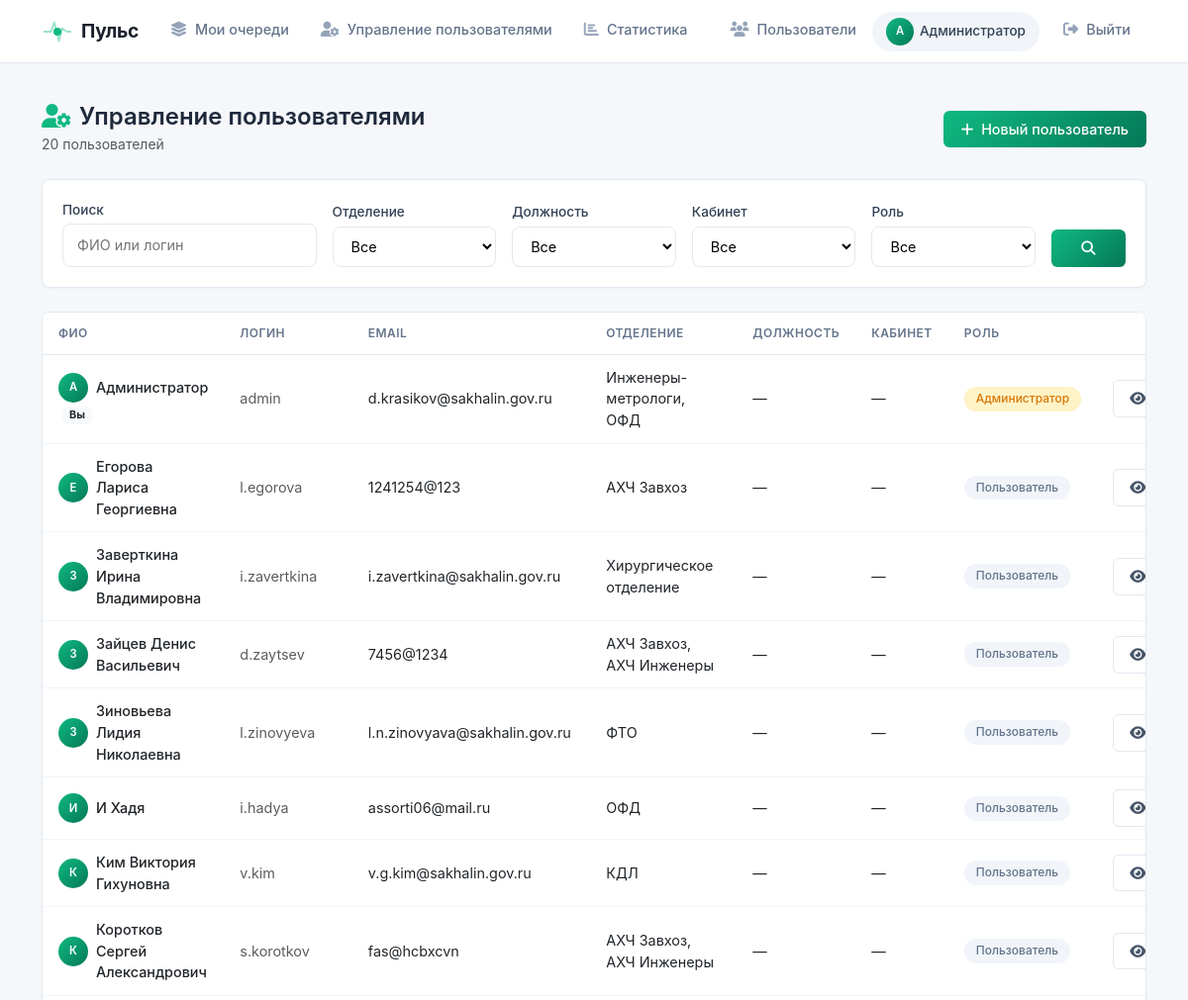
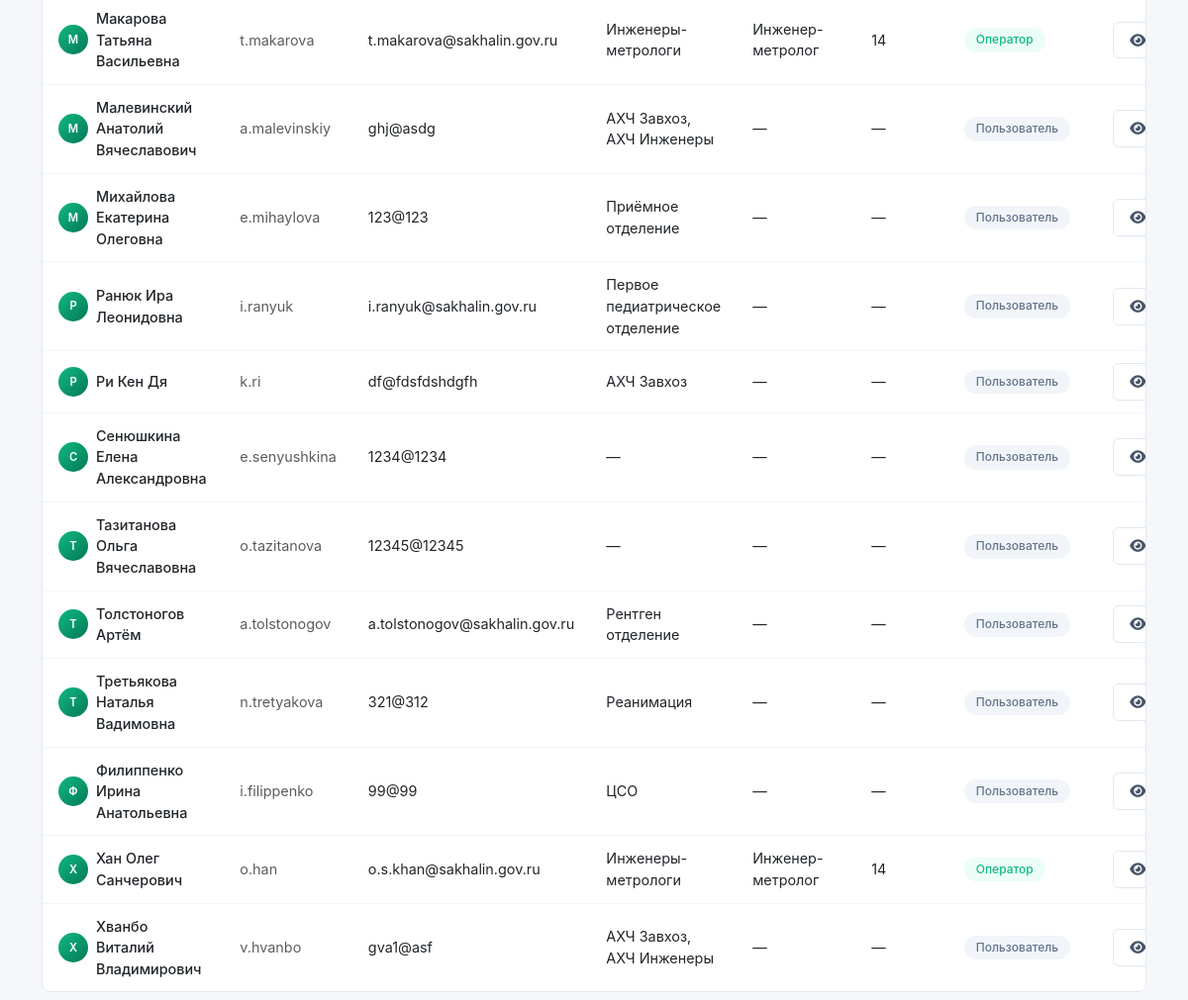
The app's page /admin/users (signed in) with its own data (2 pictures, top to bottom).
### models.py (models this page shows, shortened)
class User(UserMixin, db.Model):
    id = db.Column(db.Integer, primary_key=True)
    username = db.Column(db.String(80), unique=True, nullable=False)
    password = db.Column(db.String(200), nullable=False)
    full_name = db.Column(db.String(300), nullable=True)
    email = db.Column(db.String(120), unique=True, nullable=False)
    phone = db.Column(db.String(20), nullable=True)
    department = db.Column(db.String(200), nullable=True)
    position = db.Column(db.String(200), nullable=True)
    office = db.Column(db.String(50), nullable=True)
    role = db.Column(db.Integer, default=1)
    created_at = db.Column(db.DateTime, default=datetime.now(tz))
    notify_email = db.Column(db.Boolean, default=True)
    queues = db.relationship('Queue', secondary='user_queue', back_populates='members')
    admin_queues = db.relationship('Queue', secondary='queue_admins', back_populates='admins')
    assigned_tickets = db.relationship('Ticket', secondary='ticket_assignees', back_populates='assignees')
    created_tickets = db.relationship('Ticket', foreign_keys='Ticket.created_by_id', backref='creator')
    allowed_queues = db.relationship(
        'Queue',
        secondary='queue_links',
        primaryjoin='Queue.id == queue_links.c.queue_from',
        secondaryjoin='Queue.id == queue_links.c.queue_to',
        backref='allowed_by_queues'
    )
    bookings = db.relationship('Booking', backref='user', lazy=True)
    @property
    def department(self):
        return ', '.join(q.name for q in self.queues)

class Queue(db.Model):
    id = db.Column(db.Integer, primary_key=True)
    name = db.Column(db.String(100), nullable=False, unique=True)
    description = db.Column(db.Text, nullable=True)
    is_active = db.Column(db.Boolean, default=True)
    queue_type = db.Column(db.String(50), default='default')
    created_at = db.Column(db.DateTime, default=datetime.now(tz))
    created_by_id = db.Column(db.Integer, db.ForeignKey('user.id'))
    mail = db.Column(db.Text,default = None)
    admins = db.relationship('User', secondary='queue_admins', back_populates='admin_queues')
    members = db.relationship('User', secondary='user_queue', back_populates='queues')
    tickets = db.relationship('Ticket', backref='queue', lazy=True)
    cars = db.relationship('Car', backref='queue', lazy=True)
    created_by = db.relationship('User', foreign_keys=[created_by_id])

### core/user_mgmt.py (the view, shortened to what this page needs)
@user_mgmt_bp.route('/admin/users')
@login_required
def admin_users():
    if not current_user.role == 0:
        abort(403)
    print(request.args)
    query = User.query
    search = request.args.get('search', '').strip()
    department = request.args.get('department', '').strip()
    position = request.args.get('position', '').strip()
    office = request.args.get('office', '').strip()
    role = request.args.get('role', '').strip()
    if department:
        query = query.filter(User.department == department)
    if position:
        query = query.filter(User.position == position)
    if office:
        query = query.filter(User.office == office)
    if role == 'admin':
        query = query.filter(User.role == 0)
    elif role == 'client':
        query = query.filter(User.role == 1)
    elif role == 'operator':
        query = query.filter(User.role == 2)
    users = query.order_by(User.full_name).all()
    departments = sorted(set(u.department for u in User.query.all() if u.department))
    positions = sorted(set(u.position for u in User.query.all() if u.position))
    offices = sorted(set(u.office for u in User.query.all() if u.office))
    return render_template('admin_users.html',
                         users=users,
                         departments=departments,
                         positions=positions,
                         offices=offices)

### templates/admin_users.html (shortened to what this page needs)
{% extends "base.html" %}
{% block content %}
<div class="d-flex justify-content-between align-items-center mb-4">
    <div>
        <h4 class="mb-0 fw-semibold">
            <i class="fas fa-user-cog me-2" style="color: var(--primary);"></i>Управление пользователями
        </h4>
        <span class="text-muted small">{{ users|length }} пользователей</span>
    </div>
    <a href="{{ url_for('user_mgmt.admin_user_create') }}" class="btn btn-primary-gradient">
        <i class="fas fa-plus me-1"></i> Новый пользователь
    </a>
</div>
<div class="card-modern mb-4 animate-fade-in">
    <div class="card-body">
        <form method="GET" action="{{ url_for('user_mgmt.admin_users') }}" class="row g-3 align-items-end">
            <div class="col-md-3">
                <label class="form-label-modern small">Поиск</label>
                <input type="text" class="form-control-modern" name="search" value="{{ request.args.get('search', '') }}" placeholder="ФИО или логин">
            </div>
            <div class="col-md-2">
                <label class="form-label-modern small">Отделение</label>
                <select class="form-select-modern" name="department">
                    <option value="">Все</option>
                </select>
            </div>
            <div class="col-md-2">
                <label class="form-label-modern small">Должность</label>
                <select class="form-select-modern" name="position">
                    <option value="">Все</option>
                </select>
            </div>
            <div class="col-md-2">
                <label class="form-label-modern small">Кабинет</label>
                <select class="form-select-modern" name="office">
                    <option value="">Все</option>
                </select>
            </div>
            <div class="col-md-2">
                <label class="form-label-modern small">Роль</label>
                <select class="form-select-modern" name="role">
                    <option value="">Все</option>
                </select>
            </div>
            <div class="col-md-1">
                <button type="submit" class="btn btn-primary-gradient w-100">
                    <i class="fas fa-search"></i>
                </button>
            </div>
        </form>
    </div>
</div>
{% if users %}
    <div class="table-modern animate-fade-in">
        <table class="table mb-0">
            <thead>
                <tr>
                    <th>ФИО</th>
                    <th>Логин</th>
                    <th>Email</th>
                    <th>Отделение</th>
                    <th>Должность</th>
                    <th>Кабинет</th>
                    <th>Роль</th>
                    <th></th>
                </tr>
            </thead>
            <tbody>
                {% for user in users %}
                    <tr>
                        <td>
                            <div class="d-flex align-items-center gap-2">
                                <span class="avatar-sm-admin" style="background: linear-gradient(135deg, #10b981 0%, #047857 100%);">
                                    {{ user.full_name[0]|upper if user.full_name else user.username[0]|upper }}
                                </span>
                                <a href="{{ url_for('user_profile', user_id=user.id) }}" class="fw-medium text-dark">
                                    {{ user.full_name or '—' }}
                                </a>
                            </div>
                            {% if user.id == current_user.id %}
                                <span class="badge bg-light text-dark border-0 ms-1">Вы</span>
                            {% endif %}
                        </td>
                        <td><span class="text-muted">{{ user.username }}</span></td>
                        <td>{{ user.email }}</td>
                        <td>{{ user.department or '—' }}</td>
                        <td>{{ user.position or '—' }}</td>
                        <td>{{ user.office or '—' }}</td>
                        <td>
                            {% if user.role == 0 %}
                                <span class="badge-status badge-status-work">Администратор</span>
                            {% elif user.role == 2 %}
                                <span class="badge-status badge-status-new">Оператор</span>
                            {% else  %}
                                <span class="badge-status badge-status-other">Пользователь</span>
                            {% endif %}
                        </td>
                        <td>
                            <div class="d-flex gap-1">
                                <a href="{{ url_for('user_profile', user_id=user.id) }}" class="btn btn-outline-modern btn-sm" title="Просмотр">
                                    <i class="fas fa-eye"></i>
                                </a>
                            </div>
                        </td>
                    </tr>
                {% endfor %}
            </tbody>
        </table>
    </div>
{% endif %}
{% endblock %}

### templates/base.html (shortened to what this page needs)
<!DOCTYPE html>
<html lang="ru">
<head>
    <link href="https://cdn.jsdelivr.net/npm/bootstrap@5.3.0/dist/css/bootstrap.min.css" rel="stylesheet">
    <link href="https://cdnjs.cloudflare.com/ajax/libs/font-awesome/6.4.0/css/all.min.css" rel="stylesheet">
    <link rel="stylesheet" href="{{ url_for('static', filename='style.css') }}">
    <link href="https://cdn.quilljs.com/1.3.6/quill.snow.css" rel="stylesheet">
</head>
<body>
    <nav class="navbar navbar-expand-lg navbar-custom">
        <div class="container">
            <a class="navbar-brand" href="{{ url_for('index') }}">
                <span class="logo-pulse">
                    <span class="pulse-icon">
                        <span class="pulse-dot"></span>
                    </span>
                    Пульс
                </span>
            </a>
            <div class="collapse navbar-collapse" id="navbarNav">
                <ul class="navbar-nav me-auto">
                    {% if current_user.is_authenticated and current_user.admin_queues %}
                        <li class="nav-item">
                            <a class="nav-link {{ 'active' if request.endpoint == 'my_queues' }}" href="{{ url_for('my_queues.my_queues') }}">
                                <i class="fas fa-layer-group"></i> Мои очереди
                            </a>
                        </li>
                    {% endif %}
                    {% if current_user.is_authenticated and current_user.role == 0 %}
                        <li class="nav-item dropdown">
                            <a class="nav-link {{ 'active' if request.endpoint == 'admin_users' }}" href="{{ url_for('user_mgmt.admin_users') }}">
                                <i class="fas fa-user-cog"></i> Управление пользователями
                            </a>
                        </li>
                        <li class="nav-item">
                            <a class="nav-link {{ 'active' if request.endpoint == 'statistics' }}" href="{{ url_for('statistics.statistics') }}">
                                <i class="fas fa-chart-bar"></i> Статистика
                            </a>
                        </li>
                    {% endif %}
                </ul>
                <ul class="navbar-nav align-items-center">
                    {% if current_user.is_authenticated %}
                        <li class="nav-item">
                            <a class="nav-link {{ 'active' if request.endpoint == 'users_list' }}" href="{{ url_for('users_list') }}">
                                <i class="fas fa-users"></i> Пользователи
                            </a>
                        </li>
                        <li class="nav-item me-2">
                            <a href="{{ url_for('profile') }}" class="user-badge-link" title="Перейти в профиль">
                                <span class="user-badge">
                                    <span class="user-avatar-mini">{{ (current_user.full_name or current_user.username)[0]|upper }}</span>
                                    {{ current_user.full_name or current_user.username }}
                                </span>
                            </a>
                        </li>
                        <li class="nav-item">
                            <a class="nav-link btn-logout" href="{{ url_for('login.logout') }}">
                                <i class="fas fa-sign-out-alt"></i> Выйти
                            </a>
                        </li>
                    {% else %}
                        <li class="nav-item">
                            <a class="nav-link btn-login" href="{{ url_for('login') }}">
                                <i class="fas fa-sign-in-alt"></i> Войти
                            </a>
                        </li>
                    {% endif %}
                </ul>
            </div>
        </div>
    </nav>
    <div class="container mt-4 pt-3">
        {% block content %}{% endblock %}
    </div>
</body>
</html>

### records on screen
User: full_name "А", full_name "Администратор", shows "Вы", username "admin", email "d.krasikov@sakhalin.gov.ru", name "Инженеры-метрологи, ОФД", position "—", office "—", role "Администратор"
User: full_name "Е", full_name "Егорова Лариса Георгиевна", username "l.egorova", email "1241254@123", name "АХЧ Завхоз", position "—", office "—", role "Пользователь"
User: full_name "З", full_name "Заверткина Ирина Владимировна", username "i.zavertkina", email "i.zavertkina@sakhalin.gov.ru", name "Хирургическое отделение", position "—", office "—", role "Пользователь"
User: full_name "З", full_name "Зайцев Денис Васильевич", username "d.zaytsev", email "7456@1234", name "АХЧ Завхоз, АХЧ Инженеры", position "—", office "—", role "Пользователь"
User: full_name "З", full_name "Зиновьева Лидия Николаевна", username "l.zinovyeva", email "l.n.zinovyava@sakhalin.gov.ru", name "ФТО", position "—", office "—", role "Пользователь"
User: full_name "И", full_name "И Хадя", username "i.hadya", email "assorti06@mail.ru", name "ОФД", position "—", office "—", role "Пользователь"
User: full_name "К", full_name "Ким Виктория Гихуновна", username "v.kim", email "v.g.kim@sakhalin.gov.ru", name "КДЛ", position "—", office "—", role "Пользователь"
User: full_name "К", full_name "Коротков Сергей Александрович", username "s.korotkov", email "fas@hcbxcvn", name "АХЧ Завхоз, АХЧ Инженеры", position "—", office "—", role "Пользователь"
User: full_name "М", full_name "Макарова Татьяна Васильевна", username "t.makarova", email "t.makarova@sakhalin.gov.ru", name "Инженеры-метрологи", position "Инженер-метролог", office "14", role "Оператор"
User: full_name "М", full_name "Малевинский Анатолий Вячеславович", username "a.malevinskiy", email "ghj@asdg", name "АХЧ Завхоз, АХЧ Инженеры", position "—", office "—", role "Пользователь"
User: full_name "М", full_name "Михайлова Екатерина Олеговна", username "e.mihaylova", email "123@123", name "Приёмное отделение", position "—", office "—", role "Пользователь"
User: full_name "Р", full_name "Ранюк Ира Леонидовна", username "i.ranyuk", email "i.ranyuk@sakhalin.gov.ru", name "Первое педиатрическое отделение", position "—", office "—", role "Пользователь"
User: full_name "Р", full_name "Ри Кен Дя", username "k.ri", email "df@fdsfdshdgfh", name "АХЧ Завхоз", position "—", office "—", role "Пользователь"
User: full_name "С", full_name "Сенюшкина Елена Александровна", username "e.senyushkina", email "1234@1234", department "—", position "—", office "—", role "Пользователь"
User: full_name "Т", full_name "Тазитанова Ольга Вячеславовна", username "o.tazitanova", email "12345@12345", department "—", position "—", office "—", role "Пользователь"
User: full_name "Т", full_name "Толстоногов Артём", username "a.tolstonogov", email "a.tolstonogov@sakhalin.gov.ru", name "Рентген отделение", position "—", office "—", role "Пользователь"
User: full_name "Т", full_name "Третьякова Наталья Вадимовна", username "n.tretyakova", email "321@312", name "Реанимация", position "—", office "—", role "Пользователь"
User: full_name "Ф", full_name "Филиппенко Ирина Анатольевна", username "i.filippenko", email "99@99", name "ЦСО", position "—", office "—", role "Пользователь"
User: full_name "Х", full_name "Хан Олег Санчерович", username "o.han", email "o.s.khan@sakhalin.gov.ru", name "Инженеры-метрологи", position "Инженер-метролог", office "14", role "Оператор"
User: full_name "Х", full_name "Хванбо Виталий Владимирович", username "v.hvanbo", email "gva1@asf", name "АХЧ Завхоз, АХЧ Инженеры", position "—", office "—", role "Пользователь"

### other values on screen
{{ users|length }} "20"
